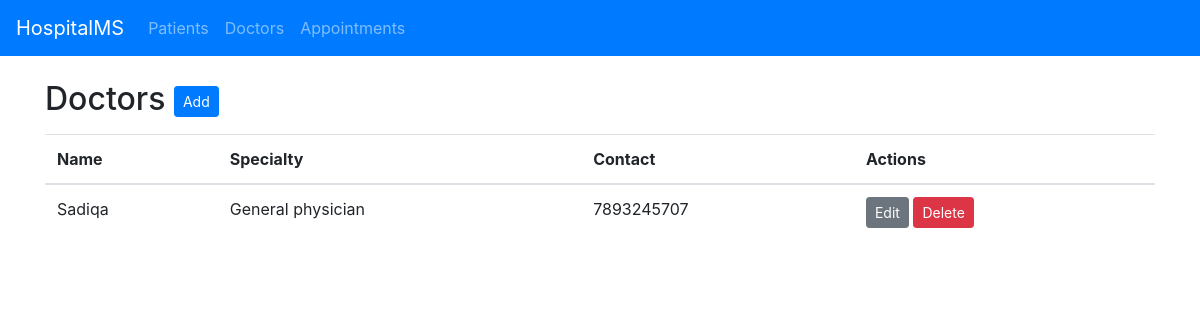
/doctors, run on an earlier commit of the app's database.
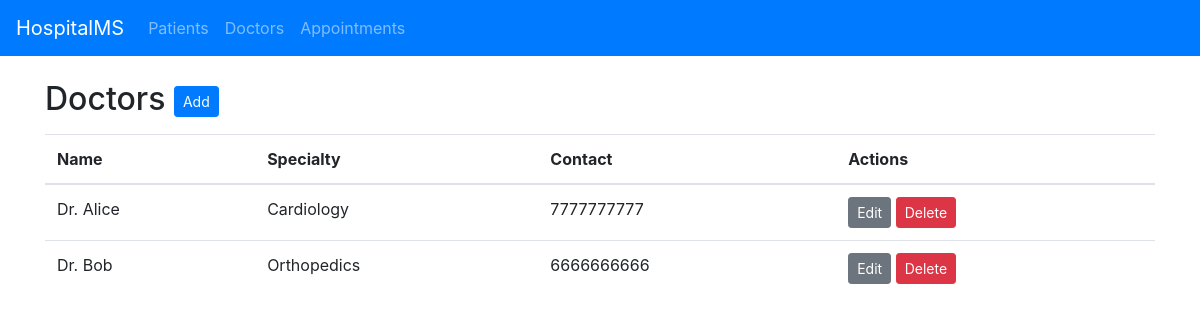
And on a later commit of the database.
### app.py (models this page shows, shortened)
class Doctor(db.Model):
    id = db.Column(db.Integer, primary_key=True)
    name = db.Column(db.String(110), nullable=False)
    specialty = db.Column(db.String(120))
    contact = db.Column(db.String(50))

### app.py (the view)
@app.route('/doctors')
def doctors_list():
    doctors = Doctor.query.order_by(Doctor.name).all()
    return render_template('doctors.html', doctors=doctors)

### templates/doctors.html
{% extends 'layout.html' %}
{% block content %}
  <h2>Doctors <a class="btn btn-sm btn-primary" href="{{ url_for('add_doctor') }}">Add</a></h2>
  <table class="table mt-3">
    <thead><tr><th>Name</th><th>Specialty</th><th>Contact</th><th>Actions</th></tr></thead>
    <tbody>
    {% for d in doctors %}
      <tr>
        <td>{{ d.name }}</td>
        <td>{{ d.specialty or '' }}</td>
        <td>{{ d.contact or '' }}</td>
        <td>
          <a class="btn btn-sm btn-secondary" href="{{ url_for('edit_doctor', doctor_id=d.id) }}">Edit</a>
          <form style="display:inline" method="post" action="{{ url_for('delete_doctor', doctor_id=d.id) }}" onsubmit="return confirm('Delete this doctor?');">
            <button class="btn btn-sm btn-danger">Delete</button>
          </form>
        </td>
      </tr>
    {% endfor %}
    </tbody>
  </table>
{% endblock %}

### templates/layout.html (shortened to what this page needs)
<!doctype html>
<html lang="en">
  <head>
    <link rel="stylesheet" href="https://cdn.jsdelivr.net/npm/bootstrap@4.6.2/dist/css/bootstrap.min.css">
  </head>
  <body>
    <nav class="navbar navbar-expand-lg navbar-dark bg-primary">
      <a class="navbar-brand" href="{{ url_for('index') }}">HospitalMS</a>
      <div class="collapse navbar-collapse">
        <ul class="navbar-nav mr-auto">
          <li class="nav-item"><a class="nav-link" href="{{ url_for('patients_list') }}">Patients</a></li>
          <li class="nav-item"><a class="nav-link" href="{{ url_for('doctors_list') }}">Doctors</a></li>
          <li class="nav-item"><a class="nav-link" href="{{ url_for('appointments_list') }}">Appointments</a></li>
        </ul>
      </div>
    </nav>
    <div class="container mt-4">
      {% block content %}{% endblock %}
    </div>
  </body>
</html>

What changed in the data, as far as the page shows it:
removed Doctor: name "Sadiqa", specialty "General physician", contact "7893245707"
added Doctor: name "Dr. Alice", specialty "Cardiology", contact "7777777777"
added Doctor: name "Dr. Bob", specialty "Orthopedics", contact "6666666666"
